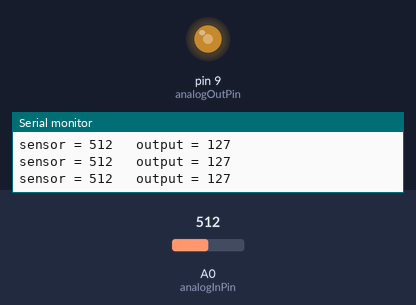
Simulated run of this sketch. Board: Arduino Uno, built with avr-gcc and run on an emulated ATmega328P. Shown: output pins drawn as LEDs (lit = HIGH), the last lines printed to the serial monitor. Inputs (shaded band) come from the test bench; at power-on: A0 (analogInPin) = 512.

Above: at 1.2 s.
1.3 s: A0 (analogInPin) set to 409
At 2.6 s:
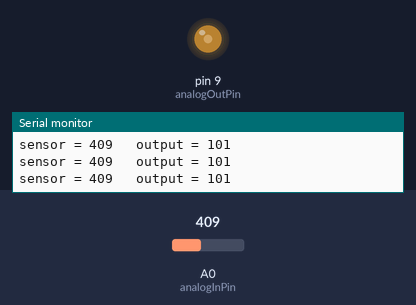
4.3 s: A0 (analogInPin) set to 391
At 4.8 s:
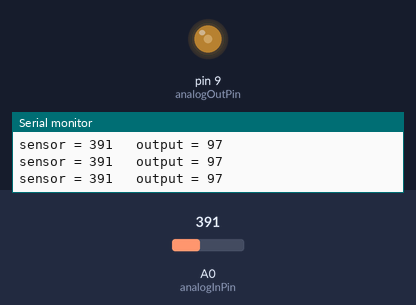
7.3 s: A0 (analogInPin) set to 716
At 8.5 s:
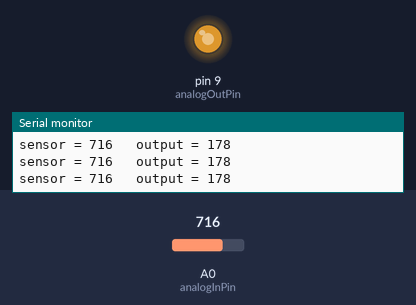
8.8 s: A0 (analogInPin) set to 984
At 10.0 s:
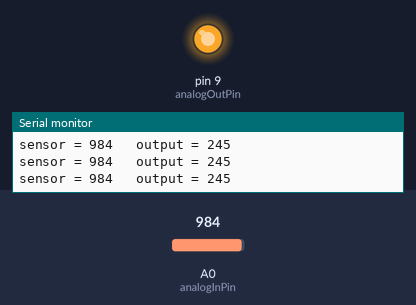
10.3 s: A0 (analogInPin) set to 1009
At 10.8 s:
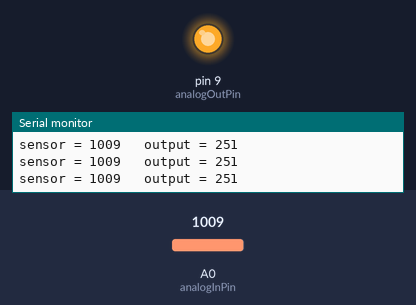
13.3 s: A0 (analogInPin) set to 0
At 14.7 s:
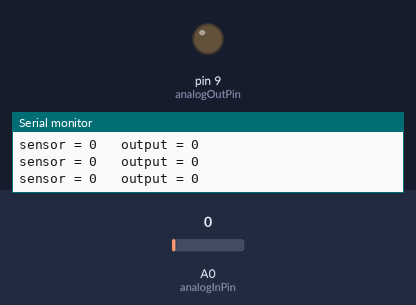
Timing chart, 0 to 15.8 s (numbered marks = the images above; inputs shaded):
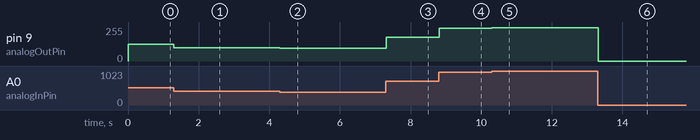

Measured:
- after the input at 1.3 s, pin 9 (analogOutPin): 127/255 → 101/255 at once
- after the input at 4.3 s, pin 9 (analogOutPin): 101/255 → 97/255 at once
- after the input at 7.3 s, pin 9 (analogOutPin): 97/255 → 178/255 at once
- after the input at 8.8 s, pin 9 (analogOutPin): 178/255 → 245/255 at once
- after the input at 10.3 s, pin 9 (analogOutPin): 245/255 → 251/255 at once
- after the input at 13.3 s, pin 9 (analogOutPin): 251/255 → 0/255 at once

The sketch:

potentiometer_bulb.ino
```cpp
const int analogInPin = A0;   // Number of the pin connected to the photoresistor
const int analogOutPin = 9;   // Number of the pin connected to the LED

int sensorValue = 0;          // Value read by the photoresistor
int outputValue = 0;          // Value sent to the LED

void setup() {
  // Initialise communication with the computer
  Serial.begin(9600);

  // Indicate that the pin analogOutPin is an output:
  pinMode(analogOutPin, OUTPUT);
  // Indicate that analogInPin is an input:
  pinMode(analogInPin, INPUT);
}

void loop() {
  // Read the value of the photoresistor and
  // store that value in sensorValue:
  sensorValue = analogRead(analogInPin);
  // scale sensorValue to a value between 0 and 255
  // and store the value in outputValue:
  outputValue = map(sensorValue, 0, 1023, 0, 255);
  // send this new outputValue to the LED
  analogWrite(analogOutPin, outputValue);

  // sending the information to the computer
  Serial.print("sensor = " );
  Serial.print(sensorValue);
  Serial.print("\t output = ");
  Serial.println(outputValue);
}
```
